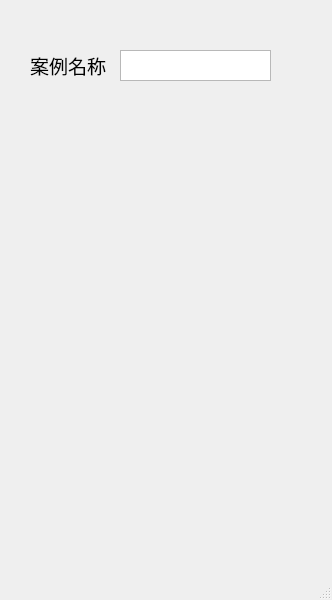
<?xml version="1.0" encoding="UTF-8"?>
<ui version="4.0">
 <class>MainWindow</class>
 <widget class="QMainWindow" name="MainWindow">
  <property name="geometry">
   <rect>
    <x>0</x>
    <y>0</y>
    <width>332</width>
    <height>600</height>
   </rect>
  </property>
  <property name="windowTitle">
   <string>MainWindow</string>
  </property>
  <widget class="QWidget" name="centralwidget">
   <widget class="QLabel" name="CaseName">
    <property name="geometry">
     <rect>
      <x>30</x>
      <y>50</y>
      <width>81</width>
      <height>31</height>
     </rect>
    </property>
    <property name="font">
     <font>
      <family>Alibaba PuHuiTi</family>
      <pointsize>14</pointsize>
     </font>
    </property>
    <property name="text">
     <string>案例名称</string>
    </property>
   </widget>
   <widget class="QTextEdit" name="textEdit">
    <property name="geometry">
     <rect>
      <x>120</x>
      <y>50</y>
      <width>151</width>
      <height>31</height>
     </rect>
    </property>
    <property name="font">
     <font>
      <family>阿里巴巴普惠体</family>
      <pointsize>10</pointsize>
     </font>
    </property>
   </widget>
  </widget>
  <widget class="QMenuBar" name="menubar">
   <property name="geometry">
    <rect>
     <x>0</x>
     <y>0</y>
     <width>332</width>
     <height>23</height>
    </rect>
   </property>
  </widget>
  <widget class="QStatusBar" name="statusbar"/>
 </widget>
 <resources/>
 <connections/>
</ui>
